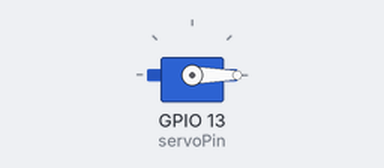
Simulated run of this sketch. Board: ESP32. Shown: servo.

Above: at 0.05 s.
At 1.25 s:
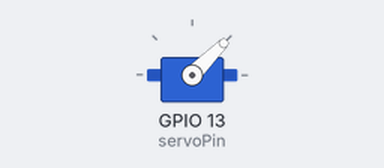
At 2.5 s:
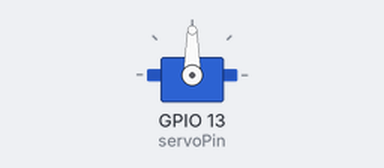
At 5.0 s:
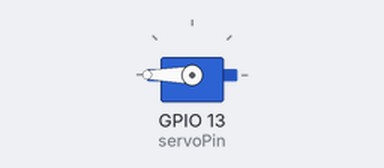
Timing chart, 0 to 6.5 s (numbered marks = the images above):
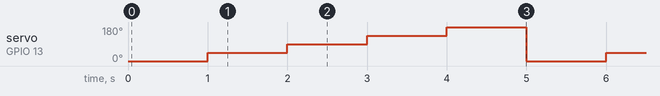

Measured:
- by itself, servo on GPIO 13 (servoPin): repeats every 5.0 s: 90° 1.0 s, 135° 1.0 s, 180° 1.0 s, 0° 1.0 s, 45° 1.0 s

The sketch:

ServoPrueba.ino
```cpp
#include <ESP32Servo.h>

Servo servo1;
#define servoPin 13

void setup() {
  servo1.attach(servoPin);

  Serial.begin(9600);
}

void loop() {
  servo1.write(0);
  delay(1000);
  servo1.write(45);
  delay(1000);
  servo1.write(90);
  delay(1000);
  servo1.write(135);
  delay(1000);
  servo1.write(180);
  delay(1000);

}
```
